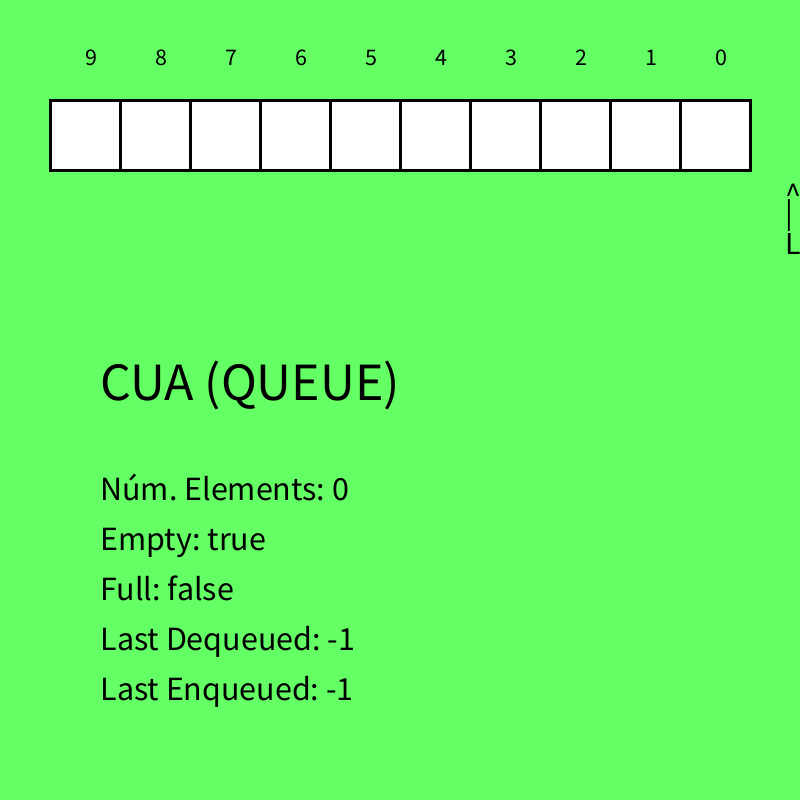
Frame 1 (no input)
Frame 60 (the mouse pressed at the canvas centre just before this capture): identical to frame 1, image omitted
Frame 120 (the mouse held since frame 60 and released just before this capture): identical to frame 1, image omitted

The Processing sketch that drew this single still picture (run headless with seeded random() and noise(); from frame 60 on, the mouse is pressed at the canvas centre):

// Processing sketch: Cua_Numeros
// ── Cua_Numeros.pde
Cua c;

int lastOut = -1;
int lastIn = -1;
                                  
void setup(){
  size(800,800);
  c = new Cua();
}

void draw(){
  background(100, 255,100);
  c.display(50,100); 
  
  textSize(54); textAlign(LEFT);
  text("CUA (QUEUE)", 100, 400);
  
  textSize(34);
  text("Núm. Elements: "+c.numElements(), 100, 500);
  text("Empty: "+c.isEmpty(), 100, 550);
  text("Full: "+c.isFull(), 100, 600);
  text("Last Dequeued: "+lastOut, 100, 650);
  text("Last Enqueued: "+lastIn, 100, 700);
}

void keyPressed(){
  if(key=='a'){
    if(!c.isFull()){
      lastIn = (int)random(0, 100);
      c.encola(lastIn);
      println("ENQUEUE: "+lastIn);
    }
    else {
      println("NO ENQUEUE, Queue is full!!");
    }
  }
  else if(key=='r'){
    if(!c.isEmpty()){
      lastOut = c.desencola();
      println ("DEQUEUE: "+lastOut);
    }
    else {
      println("NO DEQUEUE, Queue is empty!!");
    }
  }
}

// ── Cua.pde

class Cua {
 
  int[] array;
  int last = -1;
  
  Cua(){
    array = new int [10];
  }
  
  void encola(int n){
    last++;
    array[last] = n;
  }
  
  int desencola(){
    int temp = array[0];
    for(int i=0; i<last; i++){
      array[i] = array[i+1];
    }
    last--;
    return temp;
  }
  
  boolean isEmpty(){
    return last==-1;
  }
  
  boolean isFull(){
    return last==array.length-1;
  }
  
  int numElements(){
    return last+1;
  }
  
  void display(int x, int y){
    float r = 70; strokeWeight(3);
    for(int i=array.length-1; i>=0; i--){
      fill(0); textSize(24);
      text(i, x + (array.length - i - 1)*r + r/2 , y - r/2);
      fill(255);
      rect(x + i*r, y , r,r);
    }
    
    for(int i=array.length-1; i>=0; i--){
      if(i<=last){
        fill(255,0,0); textSize(24); textAlign(CENTER);
        text(array[i],  x + (array.length - i - 1)*r + r/2 , y + r/1.5 );
      }
    }
    
    fill(0); textSize(32);
    text("^", x + (array.length - last -1)*r + r/2, y  + r*1.5);
    text("|", x + (array.length - last -1)*r + r/2, y  + r*1.75);
    text("Last("+last+")", x + (array.length - last -1)*r + r/2, y  + r*2.2);
  }
  
}
